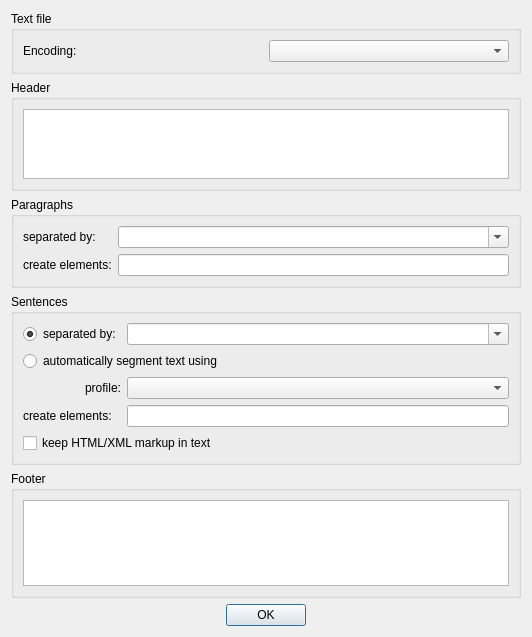
<?xml version="1.0" encoding="UTF-8"?>
<ui version="4.0">
 <class>ImportTxtDialog</class>
 <widget class="QDialog" name="ImportTxtDialog">
  <property name="windowModality">
   <enum>Qt::WindowModal</enum>
  </property>
  <property name="geometry">
   <rect>
    <x>0</x>
    <y>0</y>
    <width>532</width>
    <height>637</height>
   </rect>
  </property>
  <property name="sizePolicy">
   <sizepolicy hsizetype="Preferred" vsizetype="MinimumExpanding">
    <horstretch>0</horstretch>
    <verstretch>0</verstretch>
   </sizepolicy>
  </property>
  <property name="windowTitle">
   <string>Dialog</string>
  </property>
  <property name="modal">
   <bool>true</bool>
  </property>
  <layout class="QVBoxLayout" name="verticalLayout">
   <item>
    <widget class="QGroupBox" name="fileBox">
     <property name="title">
      <string>Text file</string>
     </property>
     <layout class="QGridLayout" name="gridLayout_3">
      <item row="0" column="0">
       <widget class="QLabel" name="label_encoding">
        <property name="text">
         <string>Encoding:</string>
        </property>
       </widget>
      </item>
      <item row="0" column="1">
       <widget class="QComboBox" name="encSel"/>
      </item>
     </layout>
    </widget>
   </item>
   <item>
    <widget class="QGroupBox" name="headerBox">
     <property name="title">
      <string>Header</string>
     </property>
     <layout class="QVBoxLayout" name="verticalLayout_2">
      <item>
       <widget class="QPlainTextEdit" name="headerEdit">
        <property name="sizePolicy">
         <sizepolicy hsizetype="Expanding" vsizetype="Expanding">
          <horstretch>0</horstretch>
          <verstretch>0</verstretch>
         </sizepolicy>
        </property>
       </widget>
      </item>
     </layout>
    </widget>
   </item>
   <item>
    <widget class="QGroupBox" name="parBox">
     <property name="title">
      <string>Paragraphs</string>
     </property>
     <layout class="QGridLayout" name="gridLayout">
      <item row="0" column="1">
       <widget class="QComboBox" name="parSepBox">
        <property name="editable">
         <bool>true</bool>
        </property>
       </widget>
      </item>
      <item row="0" column="0">
       <widget class="QLabel" name="label_parSep">
        <property name="text">
         <string>separated by:</string>
        </property>
       </widget>
      </item>
      <item row="1" column="0">
       <widget class="QLabel" name="label_parEl">
        <property name="text">
         <string>create elements:</string>
        </property>
       </widget>
      </item>
      <item row="1" column="1">
       <widget class="QLineEdit" name="parElEdit"/>
      </item>
     </layout>
    </widget>
   </item>
   <item>
    <widget class="QGroupBox" name="sentBox">
     <property name="title">
      <string>Sentences</string>
     </property>
     <layout class="QGridLayout" name="gridLayout_2">
      <item row="0" column="0">
       <widget class="QRadioButton" name="sel_sentSep">
        <property name="text">
         <string>separated by:</string>
        </property>
        <property name="checked">
         <bool>true</bool>
        </property>
       </widget>
      </item>
      <item row="1" column="0" colspan="2">
       <widget class="QRadioButton" name="sel_autoSep">
        <property name="text">
         <string>automatically segment text using</string>
        </property>
       </widget>
      </item>
      <item row="2" column="0">
       <widget class="QLabel" name="label_profile">
        <property name="text">
         <string>profile:</string>
        </property>
        <property name="alignment">
         <set>Qt::AlignRight|Qt::AlignTrailing|Qt::AlignVCenter</set>
        </property>
       </widget>
      </item>
      <item row="2" column="1">
       <widget class="QComboBox" name="profileBox"/>
      </item>
      <item row="3" column="0">
       <widget class="QLabel" name="label_sentEl">
        <property name="text">
         <string>create elements:</string>
        </property>
       </widget>
      </item>
      <item row="3" column="1">
       <widget class="QLineEdit" name="sentElEdit"/>
      </item>
      <item row="0" column="1">
       <widget class="QComboBox" name="sentSepEdit">
        <property name="editable">
         <bool>true</bool>
        </property>
       </widget>
      </item>
      <item row="4" column="0" colspan="2">
       <widget class="QCheckBox" name="keepMarkup">
        <property name="text">
         <string>keep HTML/XML markup in text</string>
        </property>
       </widget>
      </item>
     </layout>
    </widget>
   </item>
   <item>
    <widget class="QGroupBox" name="FooterBox">
     <property name="title">
      <string>Footer</string>
     </property>
     <layout class="QVBoxLayout" name="verticalLayout_3">
      <item>
       <widget class="QPlainTextEdit" name="footerEdit"/>
      </item>
      <item>
       <spacer name="verticalSpacer">
        <property name="orientation">
         <enum>Qt::Vertical</enum>
        </property>
        <property name="sizeHint" stdset="0">
         <size>
          <width>20</width>
          <height>40</height>
         </size>
        </property>
       </spacer>
      </item>
     </layout>
    </widget>
   </item>
   <item>
    <widget class="QDialogButtonBox" name="buttonBox">
     <property name="orientation">
      <enum>Qt::Horizontal</enum>
     </property>
     <property name="standardButtons">
      <set>QDialogButtonBox::Ok</set>
     </property>
     <property name="centerButtons">
      <bool>true</bool>
     </property>
    </widget>
   </item>
  </layout>
 </widget>
 <tabstops>
  <tabstop>headerEdit</tabstop>
  <tabstop>parSepBox</tabstop>
  <tabstop>parElEdit</tabstop>
  <tabstop>sel_sentSep</tabstop>
  <tabstop>sel_autoSep</tabstop>
  <tabstop>profileBox</tabstop>
  <tabstop>sentElEdit</tabstop>
  <tabstop>footerEdit</tabstop>
  <tabstop>buttonBox</tabstop>
 </tabstops>
 <resources/>
 <connections>
  <connection>
   <sender>buttonBox</sender>
   <signal>accepted()</signal>
   <receiver>ImportTxtDialog</receiver>
   <slot>accept()</slot>
   <hints>
    <hint type="sourcelabel">
     <x>248</x>
     <y>254</y>
    </hint>
    <hint type="destinationlabel">
     <x>157</x>
     <y>274</y>
    </hint>
   </hints>
  </connection>
  <connection>
   <sender>buttonBox</sender>
   <signal>rejected()</signal>
   <receiver>ImportTxtDialog</receiver>
   <slot>reject()</slot>
   <hints>
    <hint type="sourcelabel">
     <x>316</x>
     <y>260</y>
    </hint>
    <hint type="destinationlabel">
     <x>286</x>
     <y>274</y>
    </hint>
   </hints>
  </connection>
 </connections>
</ui>
